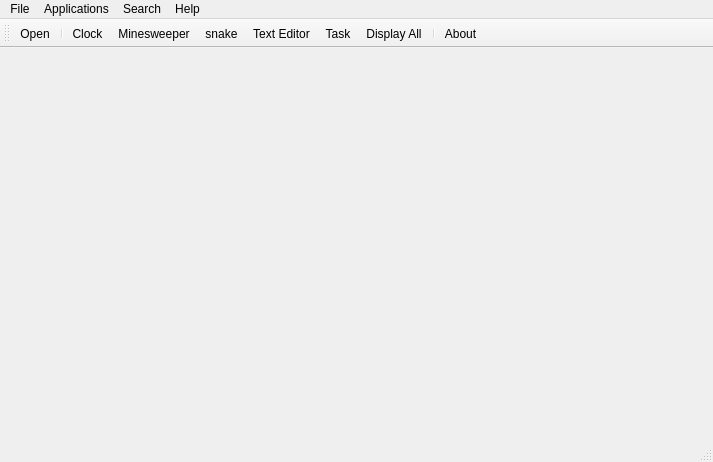
<?xml version="1.0" encoding="UTF-8"?>
<ui version="4.0">
 <class>MainWindow</class>
 <widget class="QMainWindow" name="MainWindow">
  <property name="geometry">
   <rect>
    <x>0</x>
    <y>0</y>
    <width>713</width>
    <height>462</height>
   </rect>
  </property>
  <property name="windowTitle">
   <string>MainWindow</string>
  </property>
  <widget class="QWidget" name="centralwidget"/>
  <widget class="QMenuBar" name="menubar">
   <property name="geometry">
    <rect>
     <x>0</x>
     <y>0</y>
     <width>713</width>
     <height>26</height>
    </rect>
   </property>
   <widget class="QMenu" name="menuFile">
    <property name="title">
     <string>File</string>
    </property>
    <addaction name="actionOpen"/>
   </widget>
   <widget class="QMenu" name="menuApplications">
    <property name="title">
     <string>Applications</string>
    </property>
    <addaction name="actionClock"/>
    <addaction name="actionMinesweeper"/>
    <addaction name="actionText_Editor"/>
    <addaction name="separator"/>
    <addaction name="actionDisplay_All"/>
   </widget>
   <widget class="QMenu" name="menuHelp">
    <property name="title">
     <string>Help</string>
    </property>
    <addaction name="actionAbout"/>
   </widget>
   <widget class="QMenu" name="menuSearch">
    <property name="title">
     <string>Search</string>
    </property>
   </widget>
   <addaction name="menuFile"/>
   <addaction name="menuApplications"/>
   <addaction name="menuSearch"/>
   <addaction name="menuHelp"/>
  </widget>
  <widget class="QStatusBar" name="statusbar"/>
  <widget class="QToolBar" name="toolBar">
   <property name="windowTitle">
    <string>toolBar</string>
   </property>
   <attribute name="toolBarArea">
    <enum>TopToolBarArea</enum>
   </attribute>
   <attribute name="toolBarBreak">
    <bool>false</bool>
   </attribute>
   <addaction name="actionOpen"/>
   <addaction name="separator"/>
   <addaction name="actionClock"/>
   <addaction name="actionMinesweeper"/>
   <addaction name="actionSnake"/>
   <addaction name="actionText_Editor"/>
   <addaction name="actionTask"/>
   <addaction name="actionDisplay_All"/>
   <addaction name="separator"/>
   <addaction name="actionAbout"/>
  </widget>
  <action name="actionOpen">
   <property name="icon">
    <iconset resource="Resource.qrc">
     <normaloff>:/images/open.png</normaloff>:/images/open.png</iconset>
   </property>
   <property name="text">
    <string>Open...</string>
   </property>
  </action>
  <action name="actionClock">
   <property name="icon">
    <iconset resource="Resource.qrc">
     <normaloff>:/images/clock.png</normaloff>:/images/clock.png</iconset>
   </property>
   <property name="text">
    <string>Clock</string>
   </property>
  </action>
  <action name="actionMinesweeper">
   <property name="icon">
    <iconset resource="Resource.qrc">
     <normaloff>:/images/grenade.png</normaloff>:/images/grenade.png</iconset>
   </property>
   <property name="text">
    <string>Minesweeper</string>
   </property>
  </action>
  <action name="actionDisplay_All">
   <property name="icon">
    <iconset resource="Resource.qrc">
     <normaloff>:/images/display.png</normaloff>:/images/display.png</iconset>
   </property>
   <property name="text">
    <string>Display All</string>
   </property>
  </action>
  <action name="actionAbout">
   <property name="icon">
    <iconset resource="Resource.qrc">
     <normaloff>:/images/about.png</normaloff>:/images/about.png</iconset>
   </property>
   <property name="text">
    <string>About</string>
   </property>
  </action>
  <action name="actionText_Editor">
   <property name="icon">
    <iconset resource="Resource.qrc">
     <normaloff>:/images/textEditor.png</normaloff>:/images/textEditor.png</iconset>
   </property>
   <property name="text">
    <string>Text Editor</string>
   </property>
  </action>
  <action name="actionSnake">
   <property name="icon">
    <iconset resource="Resource.qrc">
     <normaloff>:/images/snake.png</normaloff>:/images/snake.png</iconset>
   </property>
   <property name="text">
    <string>snake</string>
   </property>
  </action>
  <action name="actionTask">
   <property name="icon">
    <iconset resource="Resource.qrc">
     <normaloff>:/images/data.png</normaloff>:/images/data.png</iconset>
   </property>
   <property name="text">
    <string>Task</string>
   </property>
  </action>
 </widget>
 <resources>
  <include location="Resource.qrc"/>
 </resources>
 <connections/>
</ui>
